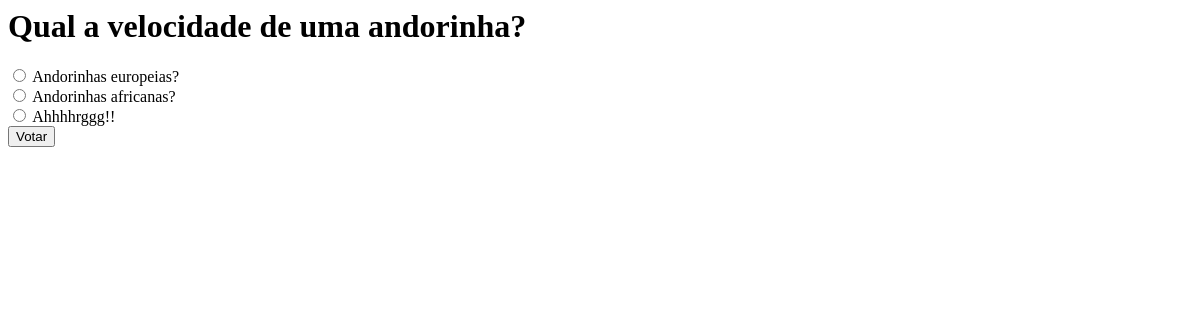
Page /enquetes/8/ on the earlier database version.
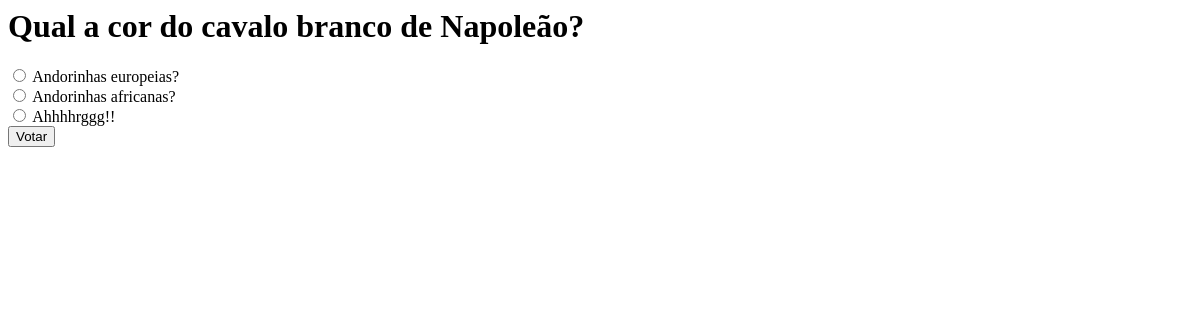
Same page on the later database version.
### enquetes/models.py (models this page shows, shortened)
class Enquete(models.Model):
    texto = models.CharField(max_length=250)
    ativa = models.BooleanField()

### enquetes/views.py (the view)
# urls.py: path('<int:pk>/', views.DetalheView.as_view(), name='detalhe'),
class DetalheView(generic.DetailView):
    model = Enquete
    template_name = 'enquetes/detalhe.html'

### enquetes/templates/enquetes/detalhe.html (shortened to what this page needs)
<h1>{{ enquete.texto  }}</h1>
<form action="{% url 'enquetes:votar' enquete.id %}" method="post">
{% for resposta in enquete.respostas.all %}
    <input type="radio" name="resposta" id="resposta{{ forloop.counter }}" value="{{ resposta.id }}" />
    <label for="resposta{{ forloop.counter }}">{{ resposta.opcao }}</label><br />
{% endfor %}
<input type="submit" value="Votar" />
</form>

Differences in the rows shown:
changed Enquete: texto "Qual a velocidade de uma andorinha?" → "Qual a cor do cavalo branco de Napoleão?"
